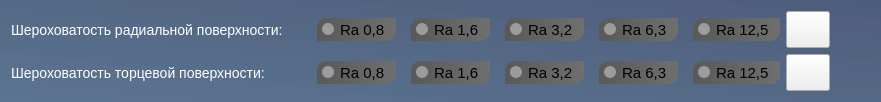
            <widget class="QWidget" name="widget_4" native="true">
             <property name="styleSheet">
              <string notr="true">QWidget {
	background: qlineargradient(spread:pad, x1:0, y1:1, x2:1, y2:0, stop:0 rgba(39, 72, 109, 129), stop:1 rgba(21, 41, 81, 129))
}
QGroupBox {
	border: none;
	background: none;
}

QRadioButton {
	background: qlineargradient(spread:pad, x1:0, y1:0, x2:1, y2:0, stop:0 rgba(89, 89, 89, 255), stop:1 rgba(111, 111, 111, 255));
	padding: 2 10 2 5;
	font-size: 15px;
	border-top-left-radius: 10px;
	border-bottom-right-radius: 10px;
}

QRadioButton:hover {
	color: rgb(216, 216, 216);
	background: qradialgradient(spread:pad, cx:0.5, cy:0.5, radius:0.851, fx:0.5, fy:0.5, stop:0 rgba(60, 60, 60, 255), stop:1 rgba(89, 89, 89, 255))
}

QRadioButton:checked {
	background: qlineargradient(spread:pad, x1:0, y1:1, x2:1, y2:0, stop:0 rgba(12, 123, 147, 255), stop:1 rgba(0, 168, 204, 255));
}

QRadioButton:disabled {
	background: 
}
QRadioButton::indicator:enabled {
	background: rgb(156, 156, 156);
}
QRadioButton::indicator:disabled {
	background: none;
	border: 1px solid rgb(200, 200, 200);
	border-radius: 6px;
}
QRadioButton::indicator {
	width: 12px;
	height: 12px;
	background: qlineargradient(spread:pad, x1:0, y1:0, x2:1, y2:0, stop:0 rgba(135, 135, 135, 255), stop:1 rgba(184, 184, 184, 255));
	border-radius: 6px;
}
QRadioButton::indicator:checked {
	background: qlineargradient(spread:pad, x1:0, y1:0, x2:1, y2:1, stop:0 rgba(8, 81, 97, 255), stop:1 rgba(0, 117, 142, 255))
}

QRadioButton:disabled {
	background: none;
	color: rgb(200, 200, 200);
}

</string>
             </property>
             <layout class="QVBoxLayout" name="verticalLayout_4">
              <item>
               <layout class="QHBoxLayout" name="horizontalLayout_7">
                <property name="leftMargin">
                 <number>0</number>
                </property>
                <property name="rightMargin">
                 <number>0</number>
                </property>
                <item>
                 <widget class="QLabel" name="label_15">
                  <property name="sizePolicy">
                   <sizepolicy hsizetype="Maximum" vsizetype="Fixed">
                    <horstretch>0</horstretch>
                    <verstretch>0</verstretch>
                   </sizepolicy>
                  </property>
                  <property name="minimumSize">
                   <size>
                    <width>300</width>
                    <height>0</height>
                   </size>
                  </property>
                  <property name="maximumSize">
                   <size>
                    <width>16777215</width>
                    <height>350</height>
                   </size>
                  </property>
                  <property name="styleSheet">
                   <string notr="true">	margin-right: 0px; /* Расстояние между квадратиком и текстом */          
	border: none;	
	color: rgb(255, 255, 255) ;	
	background: none;
	font-size: 14px;
	wigth: 370px;</string>
                  </property>
                  <property name="text">
                   <string>Шероховатость радиальной поверхности:</string>
                  </property>
                 </widget>
                </item>
                <item>
                 <widget class="QGroupBox" name="groupBox_rad">
                  <property name="enabled">
                   <bool>true</bool>
                  </property>
                  <property name="styleSheet">
                   <string notr="true"/>
                  </property>
                  <property name="title">
                   <string/>
                  </property>
                  <property name="alignment">
                   <set>Qt::AlignmentFlag::AlignHCenter|Qt::AlignmentFlag::AlignTop</set>
                  </property>
                  <layout class="QHBoxLayout" name="l_surfs_rad">
                   <property name="spacing">
                    <number>15</number>
                   </property>
                   <property name="leftMargin">
                    <number>0</number>
                   </property>
                   <property name="topMargin">
                    <number>0</number>
                   </property>
                   <property name="rightMargin">
                    <number>0</number>
                   </property>
                   <property name="bottomMargin">
                    <number>0</number>
                   </property>
                   <item>
                    <widget class="QRadioButton" name="radioButton_ra1">
                     <property name="enabled">
                      <bool>true</bool>
                     </property>
                     <property name="cursor">
                      <cursorShape>PointingHandCursor</cursorShape>
                     </property>
                     <property name="autoFillBackground">
                      <bool>false</bool>
                     </property>
                     <property name="styleSheet">
                      <string notr="true"/>
                     </property>
                     <property name="text">
                      <string>Ra 0,8</string>
                     </property>
                     <property name="checkable">
                      <bool>true</bool>
                     </property>
                     <property name="checked">
                      <bool>false</bool>
                     </property>
                     <property name="autoExclusive">
                      <bool>true</bool>
                     </property>
                    </widget>
                   </item>
                   <item>
                    <widget class="QRadioButton" name="radioButton_ra2">
                     <property name="enabled">
                      <bool>true</bool>
                     </property>
                     <property name="cursor">
                      <cursorShape>PointingHandCursor</cursorShape>
                     </property>
                     <property name="styleSheet">
                      <string notr="true"/>
                     </property>
                     <property name="text">
                      <string>Ra 1,6</string>
                     </property>
                     <property name="checkable">
                      <bool>true</bool>
                     </property>
                     <property name="checked">
                      <bool>false</bool>
                     </property>
                     <property name="autoExclusive">
                      <bool>true</bool>
                     </property>
                    </widget>
                   </item>
                   <item>
                    <widget class="QRadioButton" name="radioButton_ra3">
                     <property name="enabled">
                      <bool>true</bool>
                     </property>
                     <property name="cursor">
                      <cursorShape>PointingHandCursor</cursorShape>
                     </property>
                     <property name="styleSheet">
                      <string notr="true"/>
                     </property>
                     <property name="text">
                      <string>Ra 3,2</string>
                     </property>
                    </widget>
                   </item>
                   <item>
                    <widget class="QRadioButton" name="radioButton_ra4">
                     <property name="enabled">
                      <bool>true</bool>
                     </property>
                     <property name="cursor">
                      <cursorShape>PointingHandCursor</cursorShape>
                     </property>
                     <property name="styleSheet">
                      <string notr="true"/>
                     </property>
                     <property name="text">
                      <string>Ra 6,3</string>
                     </property>
                     <property name="checkable">
                      <bool>true</bool>
                     </property>
                     <property name="checked">
                      <bool>false</bool>
                     </property>
                     <property name="autoExclusive">
                      <bool>true</bool>
                     </property>
                    </widget>
                   </item>
                   <item>
                    <widget class="QRadioButton" name="radioButton_ra5">
                     <property name="enabled">
                      <bool>true</bool>
                     </property>
                     <property name="cursor">
                      <cursorShape>PointingHandCursor</cursorShape>
                     </property>
                     <property name="styleSheet">
                      <string notr="true"/>
                     </property>
                     <property name="text">
                      <string>Ra 12,5</string>
                     </property>
                     <property name="checkable">
                      <bool>true</bool>
                     </property>
                     <property name="checked">
                      <bool>false</bool>
                     </property>
                     <property name="autoExclusive">
                      <bool>true</bool>
                     </property>
                    </widget>
                   </item>
                  </layout>
                 </widget>
                </item>
                <item>
                 <widget class="QPushButton" name="cancel_surf_rad">
                  <property name="cursor">
                   <cursorShape>PointingHandCursor</cursorShape>
                  </property>
                  <property name="styleSheet">
                   <string notr="true">QPushButton {
	image: url(:/icons/return_white.png);
	background: none;
	padding: 5;
	widgth: 25;
	height: 25;
}
QPushButton:hover {
	image: url(:/icons/return_grey.png);
}</string>
                  </property>
                  <property name="text">
                   <string/>
                  </property>
                 </widget>
                </item>
                <item>
                 <spacer name="horizontalSpacer_6">
                  <property name="orientation">
                   <enum>Qt::Orientation::Horizontal</enum>
                  </property>
                  <property name="sizeHint" stdset="0">
                   <size>
                    <width>40</width>
                    <height>20</height>
                   </size>
                  </property>
                 </spacer>
                </item>
               </layout>
              </item>
              <item>
               <layout class="QHBoxLayout" name="horizontalLayout_10">
                <property name="leftMargin">
                 <number>0</number>
                </property>
                <property name="rightMargin">
                 <number>0</number>
                </property>
                <item>
                 <widget class="QLabel" name="label_16">
                  <property name="sizePolicy">
                   <sizepolicy hsizetype="Maximum" vsizetype="Fixed">
                    <horstretch>0</horstretch>
                    <verstretch>0</verstretch>
                   </sizepolicy>
                  </property>
                  <property name="minimumSize">
                   <size>
                    <width>300</width>
                    <height>0</height>
                   </size>
                  </property>
                  <property name="maximumSize">
                   <size>
                    <width>16777215</width>
                    <height>350</height>
                   </size>
                  </property>
                  <property name="styleSheet">
                   <string notr="true">	margin-right: 0px; /* Расстояние между квадратиком и текстом */          
	border: none;	
	color: rgb(255, 255, 255) ;	
	background: none;
	font-size: 14px;
	width: 370px;</string>
                  </property>
                  <property name="text">
                   <string>Шероховатость торцевой поверхности:</string>
                  </property>
                 </widget>
                </item>
                <item>
                 <widget class="QGroupBox" name="groupBox_tor">
                  <property name="enabled">
                   <bool>true</bool>
                  </property>
                  <property name="styleSheet">
                   <string notr="true"/>
                  </property>
                  <property name="title">
                   <string/>
                  </property>
                  <property name="alignment">
                   <set>Qt::AlignmentFlag::AlignHCenter|Qt::AlignmentFlag::AlignTop</set>
                  </property>
                  <layout class="QHBoxLayout" name="l_surfs_tor">
                   <property name="spacing">
                    <number>15</number>
                   </property>
                   <property name="leftMargin">
                    <number>0</number>
                   </property>
                   <property name="topMargin">
                    <number>0</number>
                   </property>
                   <property name="rightMargin">
                    <number>0</number>
                   </property>
                   <property name="bottomMargin">
                    <number>0</number>
                   </property>
                   <item>
                    <widget class="QRadioButton" name="radioButton_ra1_2">
                     <property name="enabled">
                      <bool>true</bool>
                     </property>
                     <property name="cursor">
                      <cursorShape>PointingHandCursor</cursorShape>
                     </property>
                     <property name="autoFillBackground">
                      <bool>false</bool>
                     </property>
                     <property name="styleSheet">
                      <string notr="true"/>
                     </property>
                     <property name="text">
                      <string>Ra 0,8</string>
                     </property>
                     <property name="checkable">
                      <bool>true</bool>
                     </property>
                     <property name="checked">
                      <bool>false</bool>
                     </property>
                     <property name="autoExclusive">
                      <bool>true</bool>
                     </property>
                    </widget>
                   </item>
                   <item>
                    <widget class="QRadioButton" name="radioButton_ra2_2">
                     <property name="enabled">
                      <bool>true</bool>
                     </property>
                     <property name="cursor">
                      <cursorShape>PointingHandCursor</cursorShape>
                     </property>
                     <property name="styleSheet">
                      <string notr="true"/>
                     </property>
                     <property name="text">
                      <string>Ra 1,6</string>
                     </property>
                     <property name="checkable">
                      <bool>true</bool>
                     </property>
                     <property name="checked">
                      <bool>false</bool>
                     </property>
                     <property name="autoExclusive">
                      <bool>true</bool>
                     </property>
                    </widget>
                   </item>
                   <item>
                    <widget class="QRadioButton" name="radioButton_ra3_2">
                     <property name="enabled">
                      <bool>true</bool>
                     </property>
                     <property name="cursor">
                      <cursorShape>PointingHandCursor</cursorShape>
                     </property>
                     <property name="styleSheet">
                      <string notr="true"/>
                     </property>
                     <property name="text">
                      <string>Ra 3,2</string>
                     </property>
                    </widget>
                   </item>
                   <item>
                    <widget class="QRadioButton" name="radioButton_ra4_2">
                     <property name="enabled">
                      <bool>true</bool>
                     </property>
                     <property name="cursor">
                      <cursorShape>PointingHandCursor</cursorShape>
                     </property>
                     <property name="styleSheet">
                      <string notr="true"/>
                     </property>
                     <property name="text">
                      <string>Ra 6,3</string>
                     </property>
                     <property name="checkable">
                      <bool>true</bool>
                     </property>
                     <property name="checked">
                      <bool>false</bool>
                     </property>
                     <property name="autoExclusive">
                      <bool>true</bool>
                     </property>
                    </widget>
                   </item>
                   <item>
                    <widget class="QRadioButton" name="radioButton_ra5_2">
                     <property name="enabled">
                      <bool>true</bool>
                     </property>
                     <property name="cursor">
                      <cursorShape>PointingHandCursor</cursorShape>
                     </property>
                     <property name="styleSheet">
                      <string notr="true"/>
                     </property>
                     <property name="text">
                      <string>Ra 12,5</string>
                     </property>
                     <property name="checkable">
                      <bool>true</bool>
                     </property>
                     <property name="checked">
                      <bool>false</bool>
                     </property>
                     <property name="autoExclusive">
                      <bool>true</bool>
                     </property>
                    </widget>
                   </item>
                  </layout>
                 </widget>
                </item>
                <item>
                 <widget class="QPushButton" name="cancel_surf_tor">
                  <property name="cursor">
                   <cursorShape>PointingHandCursor</cursorShape>
                  </property>
                  <property name="styleSheet">
                   <string notr="true">QPushButton {
	image: url(:/icons/return_white.png);
	background: none;
	padding: 5;
	widgth: 25;
	height: 25;
}
QPushButton:hover {
	image: url(:/icons/return_grey.png);
}</string>
                  </property>
                  <property name="text">
                   <string/>
                  </property>
                 </widget>
                </item>
                <item>
                 <spacer name="horizontalSpacer_8">
                  <property name="orientation">
                   <enum>Qt::Orientation::Horizontal</enum>
                  </property>
                  <property name="sizeHint" stdset="0">
                   <size>
                    <width>40</width>
                    <height>20</height>
                   </size>
                  </property>
                 </spacer>
                </item>
               </layout>
              </item>
             </layout>
            </widget>
